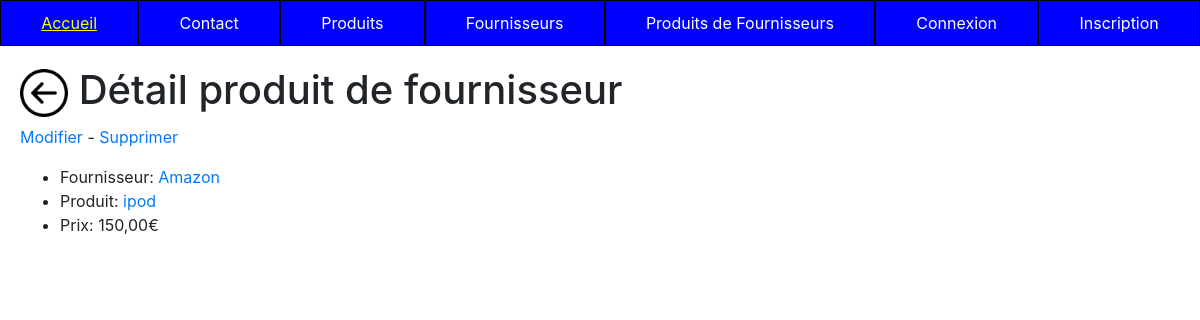
The page /appTp1/productfournisseur/3/ on the database its author committed.
### appTp1/models.py (models this page shows, shortened)
class ProductFournisseur(models.Model):
    class Meta:
        verbose_name = "Produit Fournisseur"
    product            = models.ForeignKey('Product', on_delete=models.CASCADE)
    fournisseur        = models.ForeignKey('Fournisseur', on_delete=models.CASCADE)
    prix               = models.DecimalField(max_digits=8, decimal_places=2,  null=True, blank=True, verbose_name="Prix")

class Fournisseur(models.Model):
    class Meta:
        verbose_name = "Fournisseur"
    name               = models.CharField(max_length=100)

class Product(models.Model):
    class Meta:
        verbose_name = "Produit"
    name          = models.CharField(max_length=100)
    code          = models.CharField(max_length=10, null=True, blank=True, unique=True)
    price_ht      = models.DecimalField(max_digits=8, decimal_places=2,  null=True, blank=True, verbose_name="Prix unitaire HT")
    price_ttc     = models.DecimalField(max_digits=8, decimal_places=2,  null=True, blank=True, verbose_name="Prix unitaire TTC")
    status        = models.SmallIntegerField(choices=PRODUCT_STATUS, default=0)
    date_creation = models.DateTimeField(blank=True, verbose_name="Date création", default=timezone.now)
    stock         = models.IntegerField(default=0)

### appTp1/views.py (the view)
# urls.py: path('productfournisseur/<pk>/', views.ProductFournisseurDetailView.as_view(), name='productfournisseur-detail'),
class ProductFournisseurDetailView(DetailView):
    model = ProductFournisseur
    template_name = "appTp1/detail_productfournisseur.html"
    context_object_name = "productfournisseur"
    def get_context_data(self, **kwargs):
        context = super(ProductFournisseurDetailView, self).get_context_data(**kwargs)
        context['titremenu'] = "Détail produit de fournisseur"
        return context

### appTp1/templates/appTp1/detail_productfournisseur.html (shortened to what this page needs)
{% extends 'appTp1/base.html' %}
{% load static %}
{% block content %}
    <h1><a href="{% url 'productsfournisseurs' %}"><img src="{% static 'img/back.png' %}" alt="Retour" style="width: 3rem; height: 3rem;"/></a> {{ titremenu }}</h1>
    <p><a href="{% url 'productfournisseur-update' productfournisseur.id %}">Modifier</a> - <a href="{% url 'productfournisseur-delete' productfournisseur.id %}">Supprimer</a></p>
    <ul>
        <li>Fournisseur: <a href="{% url 'fournisseur-detail' productfournisseur.fournisseur.id %}">{{ productfournisseur.fournisseur.name }}</a></li>
        <li>Produit: <a href="{% url 'product-detail' productfournisseur.product.id %}">{{ productfournisseur.product.name }}</a></li>
        <li>Prix: {{ productfournisseur.prix }}€</li>
    </ul>
{% endblock %}

### rows shown on the page
ProductFournisseur: fournisseur.name "Amazon", product.name "ipod", prix "150,00"

### other values the page prints
{{ titremenu }} "Détail produit de fournisseur"
